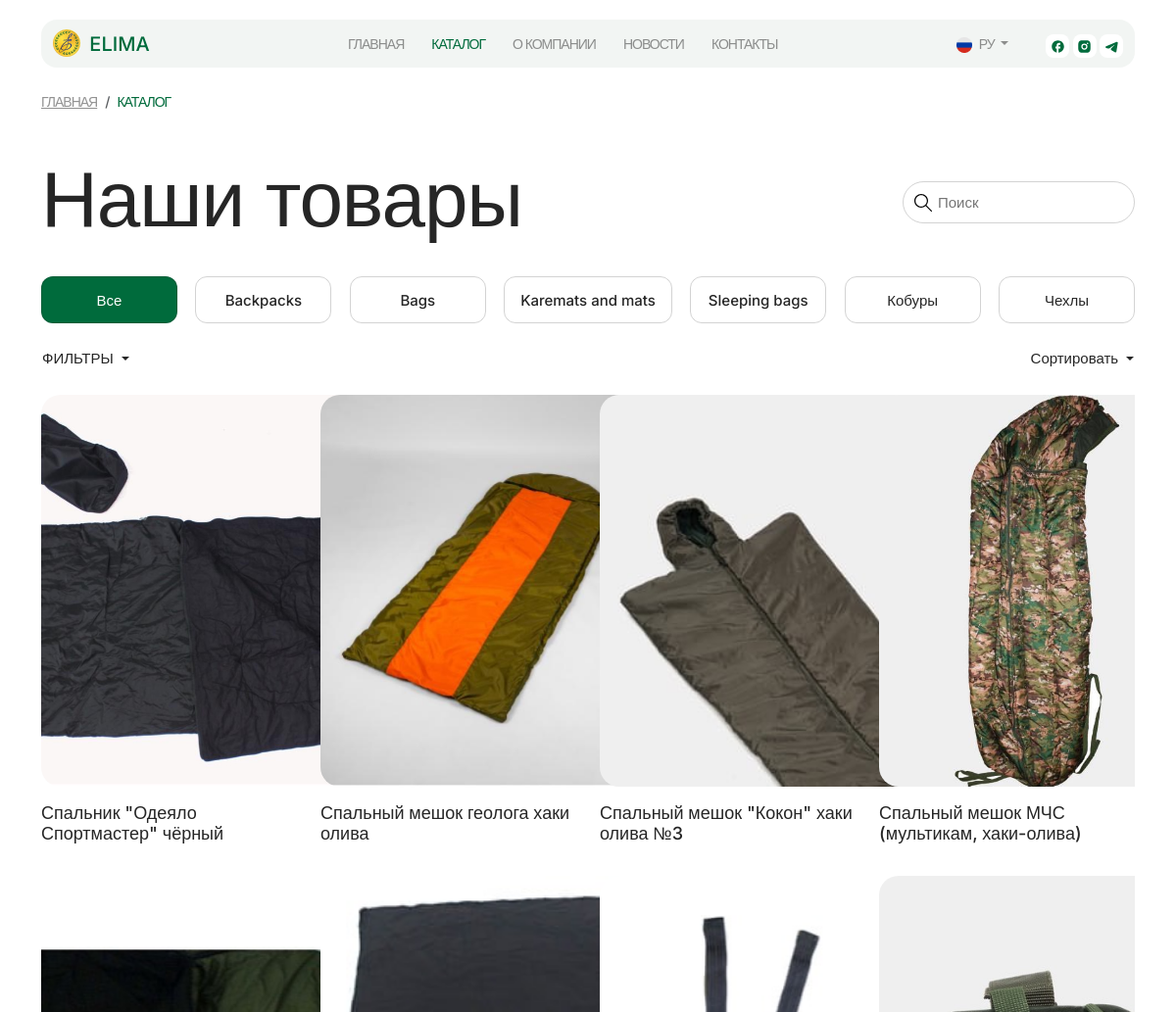
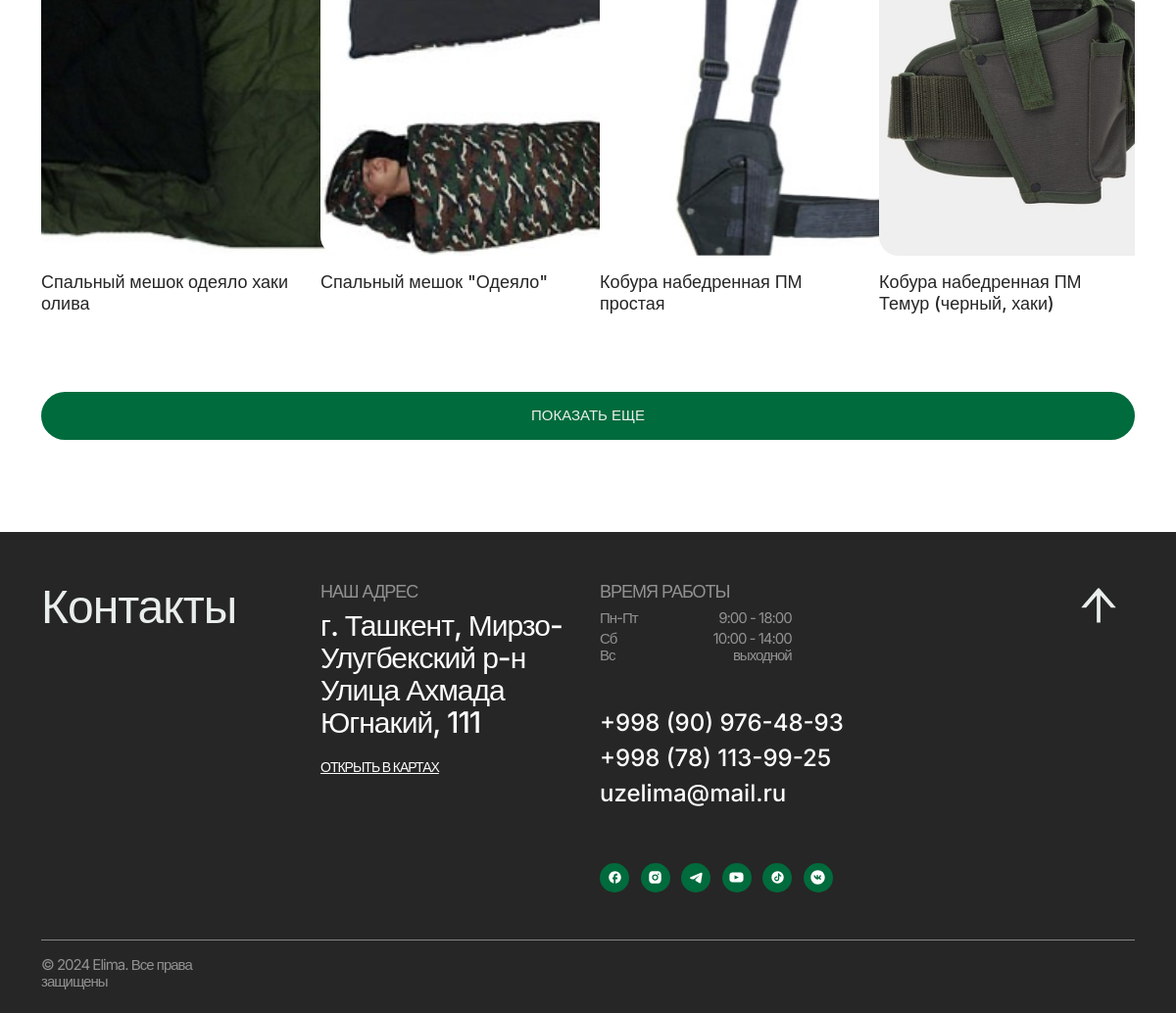
Screenshot of /ru/store/products/ with the database file from the repository (2 pictures, top to bottom).
### store/models.py (models this page shows, shortened)
class Category(models.Model):
    name = models.CharField(max_length=100)
    class Meta:
        verbose_name = _("Category")
        verbose_name_plural = _("Categories")

class Product(models.Model):
    unique_id = models.UUIDField(default=uuid.uuid4, editable=False, unique=True)
    bitrix_product_id = models.CharField(max_length=100, unique=True)
    name = models.CharField(max_length=200)
    short_content = models.TextField(
        verbose_name=_("Short content"),
        blank=True,
        null=True,
        help_text=_("Краткое описание для карточки товара")
    )
    description = RichTextUploadingField(
        verbose_name=_("Description"),
        blank=True,
        null=True,
        help_text=_("Полное описание с картинками и форматированием")
    )
    size = models.CharField(max_length=50, blank=True, null=True)
    price = models.DecimalField(max_digits=10, decimal_places=2, blank=True, null=True)
    min_amount = models.PositiveIntegerField(blank=True, null=True)
    material = models.CharField(max_length=100, blank=True, null=True)
    warming_material = models.CharField(max_length=100, blank=True, null=True)
    filling = models.CharField(max_length=100, blank=True, null=True)
    hood = models.CharField(max_length=100, blank=True, null=True)
    availability = models.BooleanField(default=True)
    category = models.ForeignKey(Category, on_delete=models.CASCADE, related_name='products', blank=True, null=True)
    image = models.ImageField(upload_to='products_images/', blank=True, null=True)
    class Meta:
        verbose_name = _("Product")
        verbose_name_plural = _("Products")
    def __str__(self):
        return self.name

### store/views.py (the view, shortened to what this page needs)
# urls.py: path('products/', ProductListView.as_view(), name='product_list'),
class ProductListView(ListView):
    model = Product
    template_name = 'store/products.html'
    context_object_name = 'products'
    paginate_by = 8 # Display 8 products initially
    def get_queryset(self):
        queryset = Product.objects.filter(availability=True)
        print('queryset -', queryset)
        if self.request.method == 'GET':
            self.filterset = ProductFilter(self.request.GET, queryset=queryset)
        else:  # Handles POST for AJAX
            self.filterset = ProductFilter(self.request.POST, queryset=queryset)
        return self.filterset.qs
    def get_context_data(self, **kwargs):
        context = super().get_context_data(**kwargs)
        context['filter'] = self.filterset
        context['categories'] = Category.objects.all()
        categories = Category.objects.all()
        for category in categories:
            print(f"Category ID: {category.id}, Name: {category.name}")
        return context

### context_processors.py (called while the page is built)
def export_vars(request):
    return {
        'TEMPLATE_STATIC_VERSION': f"{datetime.datetime.now()}"
    }

### store/templates/store/products.html (shortened to what this page needs)
{% extends 'base.html' %}
{% load i18n %}
{% load static %}
{% block content %}
<div class="container">
<nav class="breadcrumb mt-4">
    <a class="breadcrumb-item link-1 text-black-opacity text-uppercase" href="{% url 'home' %}">{% trans "Home" %}</a>
    <span class="breadcrumb-item link-1 text-accent text-uppercase" aria-current="page">{% trans "Catalog" %}</span>
</nav>
<section class="pt-4">
    <div class="row justify-content-between mb-4">
        <div class="col-lg-12 mb-4 d-lg-flex align-items-center justify-content-between">
            <h1 class="heading-1">{% trans "Our Products" %}</h1>
            <div class="search-bar py-1">
                <i class="ms-2">
                </i>
                <input type="text" id="search-input-products" class="form-search border-0 body-3 bg-transparent py-2 no-outline" placeholder="{% trans 'Search' %}">
            </div>
        </div>
        <div class="col-lg-12">
            <ul class="nav nav-tabs justify-content-between border-0 custom-tabs" id="myTab" role="tablist">
                <li class="nav-item" role="presentation">
                    <button
                        class="nav-link category-filter active"
                        data-category="All"
                        id="all-tab-category"
                        data-bs-toggle="tab"
                        data-bs-target="#Все"
                        type="button"
                        role="tab"
                        aria-controls="Все"
                        aria-selected="true"
                    >
                        {% trans "All" %}
                    </button>
                </li>
                {% for category in categories %}
                <li class="nav-item" role="presentation">
                    <button
                        class="nav-link category-filter"
                        data-category="{{ category.id }}"
                        id="{{ category.id }}"
                        data-bs-toggle="tab"
                        data-bs-target="#Все"
                        type="button"
                        role="tab"
                        aria-controls="Все"
                        aria-selected="true"
                    >
                        {{ category.name }}
                    </button>
                </li>
                {% endfor %}
            </ul>
            <div class="d-flex justify-content-between align-items-center mt-3 mb-4">
                <div class="dropdown open">
                    <button
                        class="btn btn-link dropdown-toggle p-0"
                        type="button"
                        id="triggerIdFilters"
                        data-bs-toggle="dropdown"
                        aria-haspopup="true"
                        aria-expanded="false"
                    >
                        {% trans "Filter" %}
                    </button>
                </div>
                <div class="dropdown open">
                    <button class="btn btn-link dropdown-toggle text-capitalize p-0" type="button" id="triggerIdSorting" data-bs-toggle="dropdown" aria-haspopup="true" data-bs-display="static" aria-expanded="false">
                        {% trans "Sort by price" %}
                    </button>
                </div>
            </div>
            <div class="tab-content tab-content-store">
                <div
                    class="tab-pane active"
                    id="Все"
                    role="tabpanel"
                    aria-labelledby="Все-tab"
                >
                    <div class="row mb-4" id="product-container">
                        {% for product in products %}
                        <div class="col-lg-3 col-md-6 col-sm-3 mb-4">
                            <div class="border-radius-20 overflow-hidden product-card product-card-img-style">
                                <img src="{{ product.image.url }}" class="img-fluid w-100" alt="{{ product.name }}">
                            </div>
                            <h5 class="heading-5 mt-3">{{ product.name }}</h5>
                        </div>
                        {% endfor %}
                    </div>
                    <div class="row">
                        <div class="col-12">
                            <button id="load-more" type="submit" class="btn btn-accent w-100 mt-4 text-uppercase">{% trans "Load more" %}</button>
                        </div>
                    </div>
                </div>
            </div>
        </div>
    </div>
</section>
</div>
{% endblock  %}

### static/css/style.css (style rules this page uses)
* { margin: 0; padding: 0; }
:root { --Accent: #006B3C; --Accent-light: #E9EEEC; --Accent-light-opacity: rgba(233, 238, 236, 0.6); --Accent-extra-light: #FBFCFB; --Black: #262626; --Black-opacity: rgba(38, 38, 38, 0.5); --Black-opacity-20: rgba(38, 38, 38, 0.2); --White: #fff; --White-opacity: rgba(255, 255, 255, 0.2); --Gray: #F6F6F6; }
body { font-family: "Inter", sans-serif; font-weight: 400; letter-spacing: -1px; color: var(--Black); position: relative; overflow-x: hidden; }
.heading-1 { font-size: 80px; font-weight: 400; }
.heading-5 { font-size: 18px; font-weight: 500; letter-spacing: 0px; }
.body-3 { font-size: 15px; font-weight: 400; line-height: 17px; }
.border-radius-20 { border-radius: 20px; }
.text-accent { color: var(--Accent); }
.text-black-opacity { color: var(--Black-opacity); }
.link-1 { font-size: 14px; font-weight: 500; }
.btn { font-size: 15px; padding: 13px; border-radius: 25px; text-transform: uppercase; font-weight: 500; }
.btn-accent { background: var(--Accent); color: var(--Accent-light); padding: 14px; }
.btn-link { color: var(--Black); font-size: 13px; font-weight: 600; text-decoration: none; }
section { padding: 70px 0; }
.product-card { position: relative; }
.nav.nav-tabs .nav-link { border: 1px solid var(--Black-opacity-20); border-radius: 12px; font-size: 15px; font-weight: 500; line-height: 17px; color: var(--Black); min-width: 139px; height: 48px; }
.nav-tabs .nav-link.active { background-color: var(--Accent); color: #fff; }
.search-bar { border-radius: 25px; border: 1px solid var(--Black-opacity-20); }
.tab-content-store, .tab-content-post { min-height: 600px; overflow: hidden; position: relative; }
.custom-tabs { overflow-x: scroll; overflow-y: hidden; gap: 10px; flex-wrap: nowrap; padding-bottom: 8px; }
.product-card-img-style { width: 320px; height: 400px; overflow: hidden !important; }
.product-card-img-style img { width: 100%; height: 100%; object-fit: cover; object-position: center; }

### static/css/new.css (style rules this page uses)
.text-accent { color: var(--Accent); }
.border-radius-20 { border-radius: 20px; }
.btn { font-size: 15px; padding: 13px; border-radius: 25px; text-transform: uppercase; font-weight: 500; transition: all 0.3s ease; display: inline-block; text-decoration: none; }
.btn-accent { background: var(--Accent); color: var(--Accent-light); border: none; }
.heading-5 { font-size: 18px; font-weight: 500; color: var(--Black); }
.body-3 { font-size: 15px; font-weight: 400; line-height: 17px; max-width: 200px; }
.text-black-opacity { color: var(--Black-opacity); }

### rows the page displays
Category: name "Backpacks"
Category: name "Bags"
Category: name "Karemats and mats"
Category: name "Sleeping bags"
Category: name "Кобуры"
Category: name "Чехлы"
Product: image (picture), name "Спальник \"Одеяло Спортмастер\" чёрный"
Product: image (picture), name "Спальный мешок геолога хаки олива"
Product: image (picture), name "Спальный мешок \"Кокон\" хаки олива №3"
Product: image (picture), name "Спальный мешок МЧС (мультикам, хаки-олива)"
Product: image (picture), name "Спальный мешок одеяло хаки олива"
Product: image (picture), name "Спальный мешок \"Одеяло\""
Product: image (picture), name "Кобура набедренная ПМ простая"
Product: image (picture), name "Кобура набедренная ПМ Темур (черный, хаки)"
